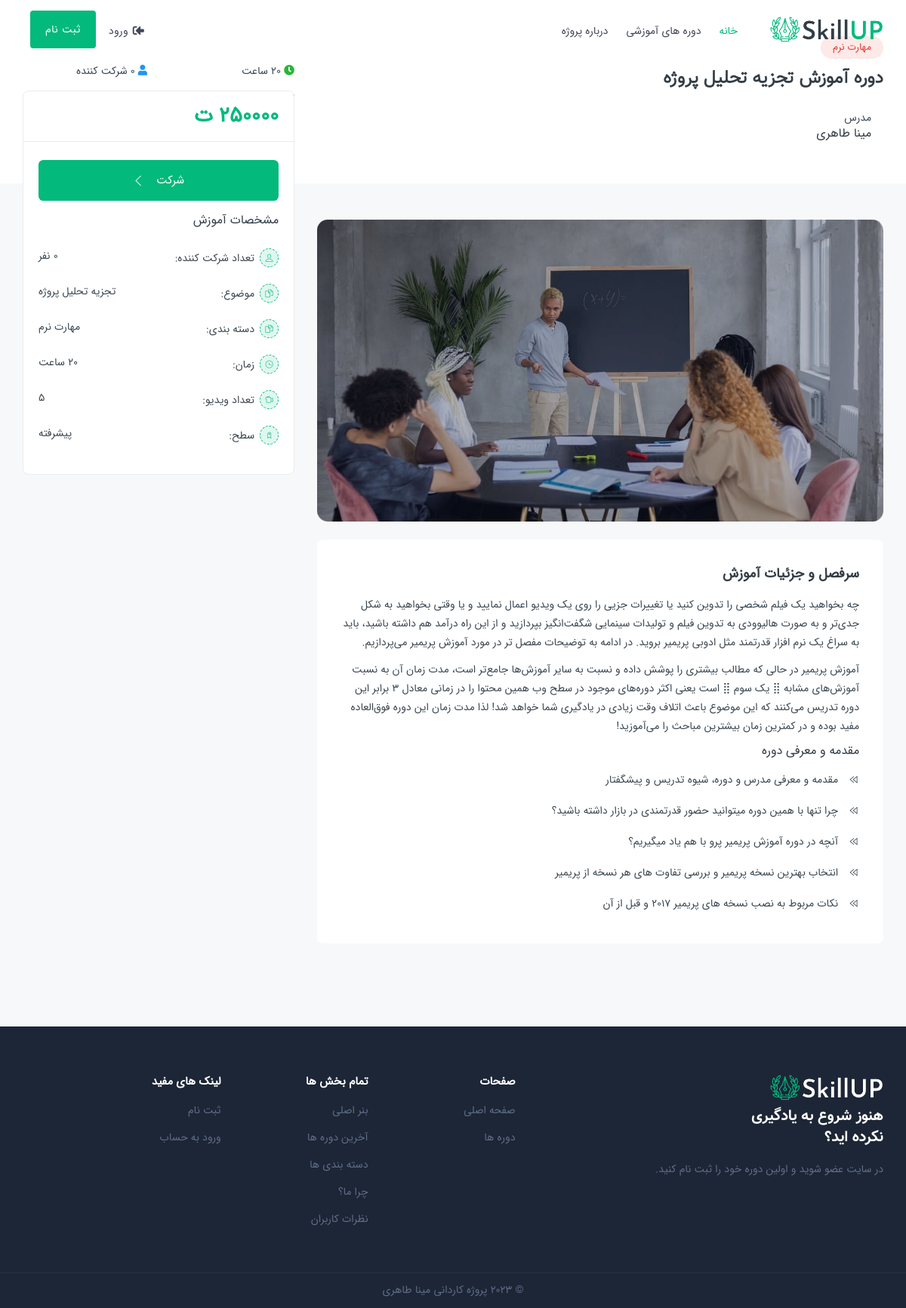
The page /course-detail.php?id=9 on the database its author committed.
### tables this page shows
CREATE TABLE `courses` (
  `courseid` int(11) NOT NULL,
  `userid` int(11) NOT NULL,
  `name` varchar(150) NOT NULL,
  `description` text NOT NULL,
  `category` varchar(150) NOT NULL,
  `time` varchar(150) NOT NULL,
  `videonumber` int(11) NOT NULL,
  `level` varchar(150) NOT NULL,
  `image` varchar(150) NOT NULL,
  `link` text NOT NULL,
  `price` int(11) NOT NULL,
  `status` tinyint(4) NOT NULL
);

CREATE TABLE `users` (
  `userid` int(11) NOT NULL,
  `username` varchar(30) NOT NULL,
  `name` varchar(150) NOT NULL,
  `email` varchar(150) NOT NULL,
  `password` varchar(150) NOT NULL,
  `type` tinyint(4) NOT NULL
);

### course-detail.php (the view, shortened to what this page needs)
<?php
include('inc/header.php');
$link = mysqli_connect("localhost", "root", "", "skillupdb");
mysqli_query($link, "set names utf8");
$course_id = 0;
if (isset($_GET['id']))
    $course_id = $_GET['id'];
$query = "SELECT * FROM courses WHERE courseid='$course_id'";
$result = mysqli_query($link, $query);
if ($row = mysqli_fetch_array($result)) {
    $teacher_id = $row['userid'];
    $query_teacher = "SELECT * FROM users WHERE userid='$teacher_id'";
    $result_teacher = mysqli_query($link, $query_teacher);
    $row_teacher = mysqli_fetch_array($result_teacher);
    $query_paricipants = "SELECT COUNT(*) FROM sells WHERE courseid='{$row['courseid']}'";
    $result_paricipants = mysqli_query($link, $query_paricipants);
    $row_paricipants = mysqli_fetch_array($result_paricipants);
?>
<div class="ed_detail_head">
    <div class="container">
        <div class="row align-items-center justify-content-between mb-2">
            <div class="col-xl-7 col-lg-7 col-md-7 col-sm-12">
                <div class="dlkio_452">
                    <div class="ed_detail_wrap">
                        <div class="crs_cates cl_1"><span><?= $row['category'] ?></span></div>
                        <div class="ed_header_caption">
                            <h2 class="ed_title">دوره آموزش <?= $row['name'] ?></h2>
                        </div>
                        <div class="d-flex align-items-center mt-4">
                            <div class="mr-2 mr-md-3">
                                <span>مدرس</span>
                                <h6 class="m-0"><?= $row_teacher['name'] ?></h6>
                            </div>
                        </div>
                    </div>
                </div>
            </div>
            <div class="col-xl-4 col-lg-5 col-md-5 col-sm-12">
                <ul class="row p-0">
                    <li class="col-lg-6 col-md-6 col-sm-6 pt-2 pb-2"><i
                            class="fas fa-clock ml-1 text-success"></i><span><?= $row['time'] ?></span></li>
                    <li class="col-lg-6 col-md-6 col-sm-6 pt-2 pb-2"><i
                            class="fas fa-user ml-1 text-info"></i><span><?= $row_paricipants['COUNT(*)'] ?> شرکت
                            کننده</span></li>
                    <li class="col-lg-6 col-md-6 col-sm-6 pt-2 pb-2"><span><?= $row['videonumber'] ?> ویدئو
                            آموزشی</span></li>
                </ul>
            </div>
        </div>
    </div>
</div>
<section class="gray pt-5">
    <div class="container">
        <div class="row">
            <div class="col-lg-8 col-md-12 order-lg-first">
                <div class="property_video radius lg mb-4">
                    <div class="thumb">
                        <img class="pro_img img-fluid w100" src="assets/img/cr-3.jpg" alt="7.jpg">
                    </div>
                </div>
                <div class="edu_wraper">
                    <?= $row['description'] ?>
                </div>
            </div>
            <div class="col-lg-4 col-md-12 order-lg-last">
                <div class="ed_view_box style_2 border ovrlio stick_top min">
                    <div class="ed_author">
                        <h2 class="theme-cl m-0"><?= $row['price'] ?> ت</h2>
                    </div>
                    <div class="ed_view_link">
                        <?php
                            if (isset($_SESSION["state_login"]) && $_SESSION["state_login"] === true) {
                                $query_sell = "SELECT * FROM sells WHERE userid='{$_SESSION['userid']}' AND courseid='$course_id'";
                                $result_sell = mysqli_query($link, $query_sell);
                                if ($row_sell = mysqli_fetch_array($result_sell)) {
                            ?>
                        <a class="btn btn-primary" href="<?= $row['link'] ?>">دانلود دوره</a>
                        <?php
                                } else {
                                ?>
                        <a href="course-checkout.php?id=<?= $row['courseid'] ?>" class="btn theme-bg enroll-btn"> شرکت<i
                                class="ti-angle-left"></i></a>
                        <?php
                                }
                            } else { ?>
                        <a href="course-checkout.php?id=<?= $row['courseid'] ?>" class="btn theme-bg enroll-btn"> شرکت<i
                                class="ti-angle-left"></i></a>
                        <?php } ?>
                    </div>
                    <div class="ed_view_features">
                        <div class="eld mb-3">
                            <h6 class="font-medium">مشخصات آموزش</h6>
                        </div>
                        <div class="eld mb-3">
                            <ul class="edu_list right">
                                <li><i class="ti-user"></i>تعداد شرکت کننده:<strong><?= $row_paricipants['COUNT(*)'] ?>
                                        نفر</strong></li>
                                <li><i class="ti-files"></i>موضوع:<strong><?= $row['name'] ?></strong></li>
                                <li><i class="ti-files"></i>دسته بندی:<strong><?= $row['category'] ?></strong></li>
                                <li><i class="ti-time"></i>زمان:<strong><?= $row['time'] ?></strong></li>
                                <li><i class="ti-video-camera"></i>تعداد
                                    ویدیو:<strong><?= $row['videonumber'] ?></strong></li>
                                <li><i class="ti-tag"></i>سطح:<strong><?= $row['level'] ?></strong></li>
                            </ul>
                        </div>
                    </div>
                </div>
            </div>
        </div>
    </div>
</section>
<?php
}
include('inc/footer.php');
?>

### rows shown on the page
courses: category "مهارت نرم", name "تجزیه تحلیل پروژه", time "20 ساعت", description "سرفصل و جزئیات آموزش چه بخواهید یک فیلم شخصی را تدوین کنید یا تغییرات جزیی را روی یک ویدیو اعمال نمایید و یا وقتی بخواهید به شکل جدی‌تر و به صورت هالیوودی به تدوین فیلم و تولیدات سینمایی شگفت‌انگیز بپردازید و از این راه درآمد هم داشته باشید، باید به سراغ یک نرم افزار قدرتمند مثل ادوبی پریمیر بروید. در ادامه به توضیحات مفصل تر در مورد آموزش پریمیر می‌پردازیم. آموزش پریمیر در حالی که مطالب بیشتری را پوشش داده و نسبت به سایر آموزش‌ها جامع‌تر است، مدت زمان آن به نسبت آموزش‌های مشابه ⣿ یک سوم ⣿ است یعنی اکثر دوره‌های موجود در سطح وب همین محتوا را در زمانی معادل ۳ برابر این دوره تدریس می‌کنند که این موضوع باعث اتلاف وقت زیادی در یادگیری شما خواهد شد! لذا مدت زمان این دوره فوق‌العاده مفید بوده و…", price "250000", videonumber "5", level "پیشرفته"
users: name "مینا طاهری"
